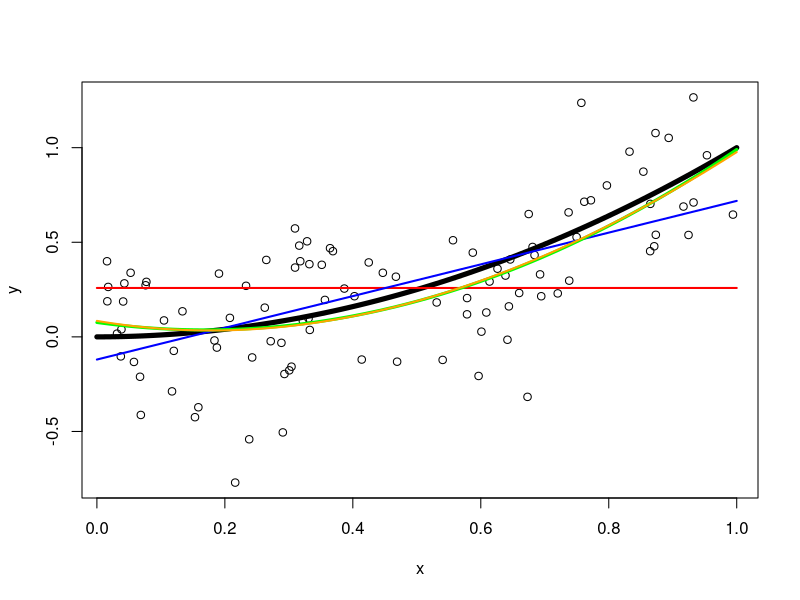
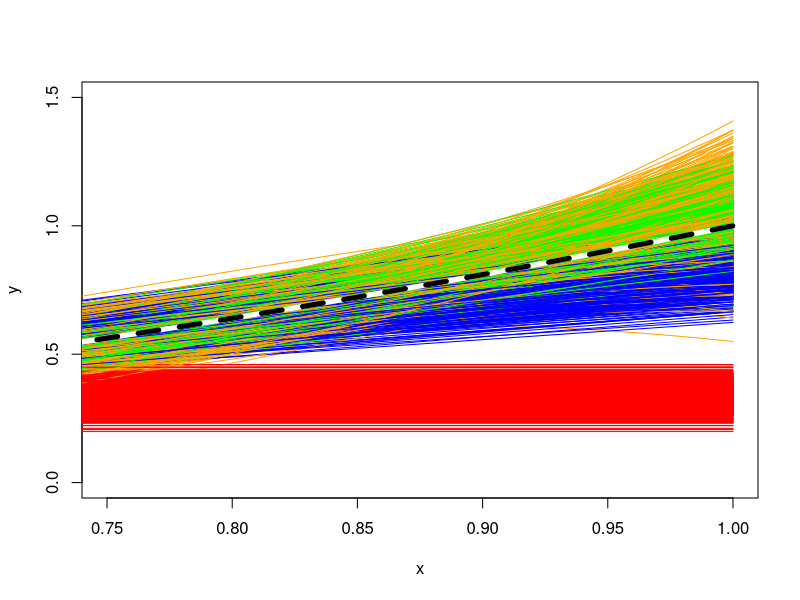

These charts were generated, in order, by the following R code:
## ---- chunk 1
f = function(x) {
  x ^ 2
}
## ---- chunk 2
get_sim_data = function(f, sample_size = 100) {
  x = runif(n = sample_size, 0, 1)
  y = f(x) + rnorm(n = sample_size, mean = 0, sd = 0.3)
  data.frame(x, y)
}
## ---- chunk 3
sim_data = get_sim_data(f, sample_size = 100)

fit_1 = lm(y ~ 1, data = sim_data)
fit_2 = lm(y ~ poly(x, degree = 1), data = sim_data)
fit_3 = lm(y ~ poly(x, degree = 2), data = sim_data)
fit_4 = lm(y ~ poly(x, degree = 3), data = sim_data)
## ---- chunk 4
plot(y ~ x, data = sim_data)
grid = seq(from = 0, to = 1, by = 0.01)
lines(grid, f(grid), col = "black", lwd = 5)
lines(grid, predict(fit_1, newdata = data.frame(x = grid)), col = "red", lwd = 2)
lines(grid, predict(fit_2, newdata = data.frame(x = grid)), col = "blue", lwd = 2)
lines(grid, predict(fit_3, newdata = data.frame(x = grid)), col = "green", lwd = 3)
lines(grid, predict(fit_4, newdata = data.frame(x = grid)), col = "orange", lwd = 2)
## ---- chunk 5
set.seed(1)
n_sims = 1000
n_models = 4
x0 = 0.9
predictions = matrix(0, nrow = n_sims, ncol = n_models)
sim_data = get_sim_data(f, sample_size = 100)
plot(y ~ x, data = sim_data, col = "white", xlim = c(0.75, 1), ylim = c(0, 1.5))

for (i in 1:n_sims) {
  
  sim_data = get_sim_data(f, sample_size = 100)

  fit_1 = lm(y ~ 1, data = sim_data)
  fit_2 = lm(y ~ poly(x, degree = 1), data = sim_data)
  fit_3 = lm(y ~ poly(x, degree = 2), data = sim_data)
  fit_4 = lm(y ~ poly(x, degree = 3), data = sim_data)
  
  lines(grid, predict(fit_1, newdata = data.frame(x = grid)), col = "red", lwd = 1)
  lines(grid, predict(fit_2, newdata = data.frame(x = grid)), col = "blue", lwd = 1)
  lines(grid, predict(fit_3, newdata = data.frame(x = grid)), col = "green", lwd = 1)
  lines(grid, predict(fit_4, newdata = data.frame(x = grid)), col = "orange", lwd = 1)

  predictions[i, ] <- c(
    predict(fit_1, newdata = data.frame(x = x0)),
    predict(fit_2, newdata = data.frame(x = x0)),
    predict(fit_3, newdata = data.frame(x = x0)),
    predict(fit_4, newdata = data.frame(x = x0))
  )
}

lines(grid, f(grid), col = "white", lwd = 5)
lines(grid, f(grid), col = "black", lwd = 5, lty = 2)
## ---- chunk 6
eps = rnorm(n = n_sims, mean = 0, sd = 0.3)
y0 = f(x0) + eps
## ---- chunk 7
get_bias = function(estimate, truth) {
  mean(estimate - truth)
}

get_mse = function(estimate, truth) {
  mean((estimate - truth) ^ 2)
}

## ---- chunk 8
bias = apply(predictions, 2, get_bias, y0)
variance = apply(predictions, 2, var)
mse = apply(predictions, 2, get_mse, y0)
## ---- chunk 9
bias ^ 2 + variance + var(eps)
mse
## ---- chunk 10
options(scipen = 999)
## ---- chunk 11
options(scipen = 0)
## ---- chunk 12
all(diff(bias ^ 2) < 0)
all(diff(variance) > 0)
diff(mse)
